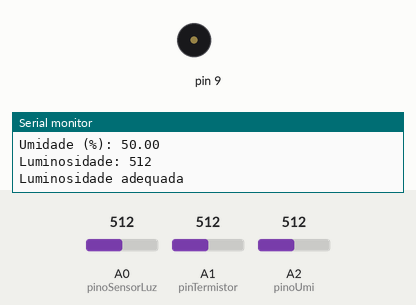
This sketch was run on a simulated Arduino Uno, built with avr-gcc and run on an emulated ATmega328P. Parts: buzzer (waves = sounding), the last lines printed to the serial monitor. The inputs (shaded band) are chosen by the test bench; at power-on: A0 (pinoSensorLuz) = 512, A1 (pinTermistor) = 512, A2 (pinoUmi) = 512.

Above: at 1.2 s.
1.3 s: A0 (pinoSensorLuz) set to 682
15.3 s: A0 (pinoSensorLuz) set to 714
17.5 s: A0 (pinoSensorLuz) set to 490
At 18.3 s:
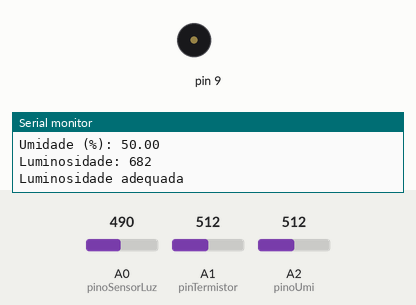
31.5 s: A0 (pinoSensorLuz) set to 710
At 45.8 s:
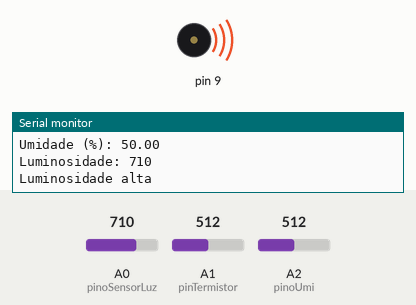
Timing chart, 0 to 46.5 s (numbered marks = the images above; inputs shaded):
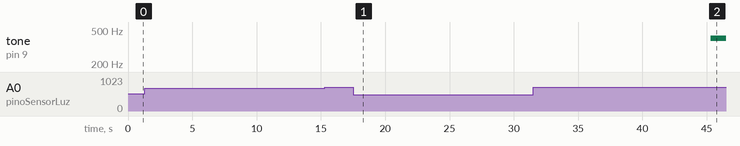

Measured:
- after the input at 15.3 s, every drawn part: stays the same
- after the input at 17.5 s, tone on pin 9: stays silent (without the input it goes to 400 Hz after 12.7 s)
- after the input at 31.5 s, tone on pin 9: silent → 400 Hz after 13.8 s

The sketch:

controle.ino
```cpp
/*
    Projeto Green-PI - Código de Prototipagem

    Conexões básicas utilizadas:

    1) Sensor de lumiosidade: porta analógica 0 (A0)
    2) Sensor de temperatura (termistor NST): porta analógica 1 (A1)
    3) Potenciômetro (substituto para o sensor de umidade): porta analógica 2(A2)
    4) Buzzer: porta digital 9
    5) 3 Resistores de 10K para a conexão do termistor, so buzzer e do sensor de luz

    Código de auxílio: biblioteca arduino (arduino.org)
    Uso do termistor: https://www.filipeflop.com/blog/termistor-ntc-arduino/
*/


// Conexão do termistor
const int pinTermistor = A1;

// Parâmetros do termistor
const double beta = 3600.0;
const double r0 = 10000.0;
const double t0 = 273.0 + 25.0;
const double rx = r0 * exp(-beta / t0);

// Parâmetros do circuito
const double vcc = 5.0;
const double R = 20000.0;

// Numero de amostras na leitura
const int nAmostras = 5;

int pinoSensorLuz = A0;
int pinoUmi = A2;

int valorLuz = 0;
float umidade = 0;
float temperatura = 0;


void setup() {
  Serial.begin(9600); /* abre a porta serial a 9600 bps. */
  Serial.println("Green PI - Sistema de Moniitoramento");
  Serial.println("Boas vindas! Como estao as condicoes: ");
  pinMode(9, OUTPUT);
}

void loop() {
  Serial.println("");

  valorLuz = analogRead(pinoSensorLuz);
  umidade = analogRead(pinoUmi);
  umidade = map(umidade, 0, 1023, 0, 100);

  // Le o sensor de temperatura algumas vezes
  int soma = 0;
  for (int i = 0; i < nAmostras; i++) {
    soma += analogRead(pinTermistor);
    delay (10);
  }

  // Determina a resistência do termistor
  double v = (vcc * soma) / (nAmostras * 1024.0);
  double rt = (vcc * R) / v - R;

  // Calcula a temperatura
  double t = beta / log(rt / rx);


  Serial.print("Temperatura (C): ");
  Serial.println(t - 273.0);

  Serial.print("Umidade (%): ");
  Serial.println(umidade);

  Serial.print("Luminosidade: ");
  Serial.println(valorLuz);

  if (valorLuz <= 700 && valorLuz >= 500)
    Serial.println("Luminosidade adequada");
  else if (valorLuz < 500)
    Serial.println("Luminosidade baixa");
  else
    Serial.println("Luminosidade alta");

  if (valorLuz > 700 && (t - 273.0))
    tone(9, 400);
  delay(5000);
  Serial.println("Grave risco de incênio");

  noTone(9);

  delay(10000);
}
```
